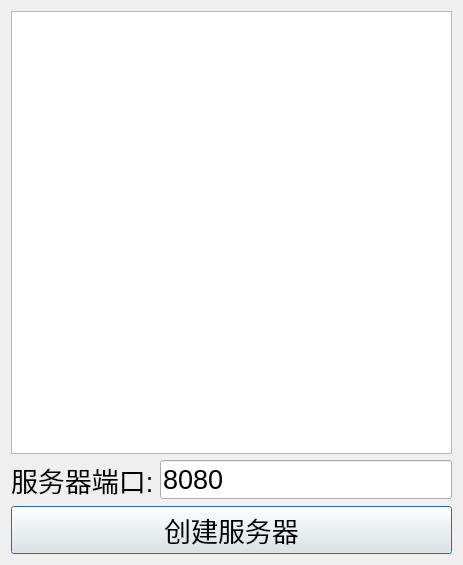
<?xml version="1.0" encoding="UTF-8"?>
<ui version="4.0">
 <class>ServerDialog</class>
 <widget class="QDialog" name="ServerDialog">
  <property name="geometry">
   <rect>
    <x>0</x>
    <y>0</y>
    <width>463</width>
    <height>565</height>
   </rect>
  </property>
  <property name="font">
   <font>
    <pointsize>20</pointsize>
   </font>
  </property>
  <property name="windowTitle">
   <string>聊天室服务器</string>
  </property>
  <layout class="QVBoxLayout" name="verticalLayout">
   <item>
    <widget class="QListWidget" name="listWidget"/>
   </item>
   <item>
    <layout class="QHBoxLayout" name="horizontalLayout">
     <item>
      <widget class="QLabel" name="label">
       <property name="text">
        <string>服务器端口:</string>
       </property>
      </widget>
     </item>
     <item>
      <widget class="QLineEdit" name="portEdit">
       <property name="text">
        <string>8080</string>
       </property>
      </widget>
     </item>
    </layout>
   </item>
   <item>
    <widget class="QPushButton" name="createButton">
     <property name="text">
      <string>创建服务器</string>
     </property>
    </widget>
   </item>
  </layout>
 </widget>
 <layoutdefault spacing="6" margin="11"/>
 <resources/>
 <connections/>
</ui>
